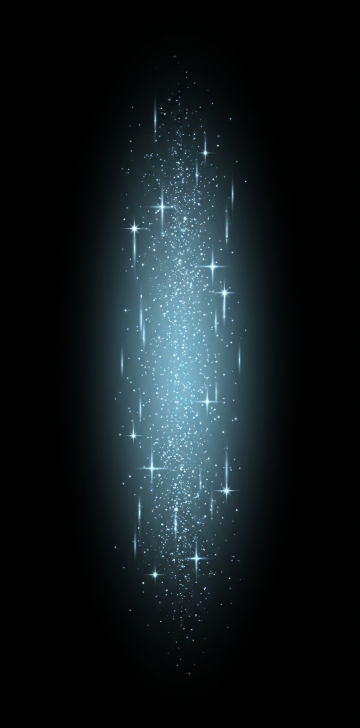
#> input picture design/art/beam/frame_00.jpg, 720 x 1456 px, found by its file name (shown at 1/2 size); its folder holds only this picture in this run
$ python gen_beam.py
#> lines starting #> are read from the running program, lines starting #| are printed output that depends on the picture
"""Bakes the transporter's sparkle frames into the game (BEAM.md).

    python tools/gen_beam.py TrekShuttle/42

The frames were drawn by Gemini through the FlowDot toolkit, each one from the
frame before it so the animation really moves, and every one against the first
frame as a style reference so the look does not drift down the chain
(design/art/beam/, the prompts in BEAM.md 2). This script is everything after
that, and it is the only thing that touches them:

  * **Normalised.** Gemini hands back whatever size it likes -- frame 01 came
    back 848x1264 where the rest are 720x1456 -- and moves the column about.
    Each frame is found by its glow and put in one place at one size: the
    glow's core 0.84 of the frame tall, centred. A faint frame (the fade) has
    too little glow to be found by, so it inherits the placement of the last
    frame that had enough and was the same size -- the frames it was chained
    from.
  * **Black becomes transparent.** They were drawn on black on purpose: a glow
    keyed off magenta would leave a purple fringe everywhere it is soft, and
    here everything is soft. Alpha is the brightest channel, and the colour is
    divided by it, so a pixel drawn over the world is the pixel Gemini drew
    over black.
  * **Edges faded.** A soft margin on all four sides, so nothing a crop cut
    through shows as a line.
  * **128x256**, in media/ui, where getTexture finds it -- twice the size the
    column is drawn at close in, and the whole sheet is well under a megabyte.

It writes design/art/beam/beam_sheet.png every run: each frame over the three
grounds it will be seen on, and the two sequences in the order the game plays
them. The generator and the vet are one command, so the sheet cannot go stale.
"""
import os
import sys

import numpy as np
from PIL import Image, ImageFilter

SRC = os.path.join("design", "art", "beam")
FRAMES = 7                  # frame_00 .. frame_06: four of shimmer, three of fade
W, H = 360, 720             # the working size, 1:2
OUT_W, OUT_H = 128, 256     # the texture
CORE = 0.84                 # the glow's core, as a share of the frame's height
FAINT = 0.35                # a frame whose glow peaks under this share of
                            # frame 00's is placed by the frame before it
BLACK = 6                   # JPEG's black is not quite black; below this is nothing
EDGE = 0.15                 # the soft margin, as a share of each side
LIFT = 0.8                  # alpha ** LIFT: a plain alpha blend of pale blue
                            # over pale ground barely shows, so the glow is
                            # made a little more opaque than Gemini's black says

# The order the game plays them in, for the sheet (TREK_Beam.lua has the times).
OUT_SEQUENCE = [6, 5, 4, 0, 1, 2, 3, 0, 1, 2, 3, 4, 5, 6]
IN_SEQUENCE = [0, 1, 2, 3, 0, 1, 2, 3, 4, 5, 6]


def glow_box(im):
    """The bounding box of the glow's core, and how bright it peaks."""
    lum = im.convert("L").filter(ImageFilter.GaussianBlur(max(im.size) / 60))
    arr = np.asarray(lum, dtype=np.float32)
    peak = float(arr.max())
    ys, xs = np.nonzero(arr > peak * 0.12)
    return (int(xs.min()), int(ys.min()), int(xs.max()) + 1, int(ys.max()) + 1), peak


def crop_for(box):
    """The crop, in the source's pixels, that puts `box` centred at CORE tall."""
    k = H * CORE / (box[3] - box[1])
    cx, cy = (box[0] + box[2]) / 2, (box[1] + box[3]) / 2
    hw, hh = W / 2 / k, H / 2 / k
    return (int(cx - hw), int(cy - hh), int(cx + hw), int(cy + hh))


def normalised():
    """Every frame in place, each with the crop that placed it."""
    out, last, base_peak = [], None, None
    for i in range(FRAMES):
        im = Image.open(os.path.join(SRC, "frame_%02d.jpg" % i)).convert("RGB")
        box, peak = glow_box(im)
        if base_peak is None:
            base_peak = peak
        if peak < base_peak * FAINT and last and last[1] == im.size:
            crop, how = last[0], "inherited"
        else:
            crop, how = crop_for(box), "own glow"
            last = (crop, im.size)
        out.append(im.crop(crop).resize((W, H), Image.LANCZOS))
        print("  frame %02d  %dx%d  peak %3.0f  placed by %s" % (i, im.size[0], im.size[1], peak, how))
    return out


# [43 lines left out: functions to_rgba, over, sheet, not called in this run]


def main(root):
    ui = os.path.join(root, "media", "ui")
    os.makedirs(ui, exist_ok=True)
    tiles = []
    for i, im in enumerate(normalised()):
#> in normalised, im is the input picture: PIL image 720x1456 RGB; mean R, G, B 17.8, 25.9, 29.1
#> in glow_box, `lum = im.convert("L").filter(ImageFilter.GaussianBlur(max(im.size) / 6..`:
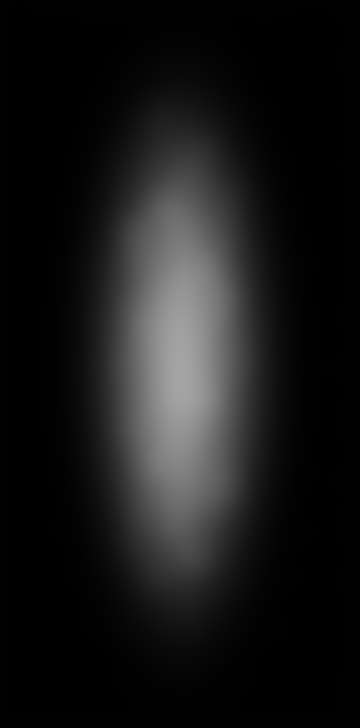
#> lum: PIL image 720x1456 L (shown at 1/2 size); min 0, max 165, mean 23.8
#> in glow_box, `peak = float(arr.max())`: peak = 165
#> in normalised, `box, peak = glow_box(im)`: box = (175, 201, 546, 1250); peak = 165
#> in crop_for, `k = H * CORE / (box[3] - box[1])`: k = 0.577
#> in crop_for, `cx, cy = (box[0] + box[2]) / 2, (box[1] + box[3]) / 2`: cx = 360.5; cy = 725.5
#> in crop_for, `hw, hh = W / 2 / k, H / 2 / k`: hw = 312.2; hh = 624.4
#> in normalised, `crop, how = crop_for(box), "own glow"`: crop = (48, 101, 672, 1349); how = 'own glow'
#> in normalised, `last = (crop, im.size)`: last = ((48, 101, 672, 1349), (720, 1456))
#|   frame 00  720x1456  peak 165  placed by own glow
        t = to_rgba(im).resize((OUT_W, OUT_H), Image.LANCZOS)
        cover = float(np.asarray(t)[..., 3].mean()) / 255.0
        if i < 4 and cover < 0.02:
            raise SystemExit("  FAILED: frame %02d came out almost empty (%.3f) -- "
                             "the black key has eaten the glow" % (i, cover))
        dst = os.path.join(ui, "TREK_Beam_%02d.png" % i)
        t.save(dst, optimize=True)
        tiles.append(t)
        print("  texture %s  cover %.3f" % (dst, cover))
    sheet(tiles, os.path.join(SRC, "beam_sheet.png"))


if __name__ == "__main__":
#> (the run stopped early here; a loop or call above may not have finished)
